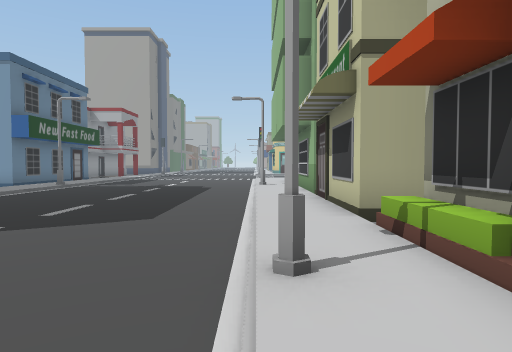
View 1 (above)

24 first-person views from a walk through a 3-D level made in the Unity game engine. The camera is 1.5 m above the floor, tilts 2° down and sees 75° across. The floor is counted in squares, 2 m on a side. Each view is taken from the middle of a square. On the plan, view 1 faces up. The plan holds only what a view shows up to about 11 squares ahead; the rest is blank. The place goes on beyond the plan. The player is left out. Some animated figures are left out.

View 2
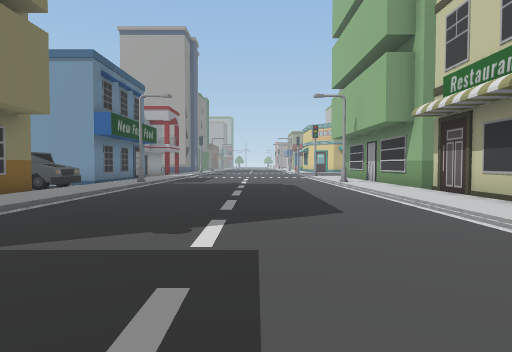

View 3
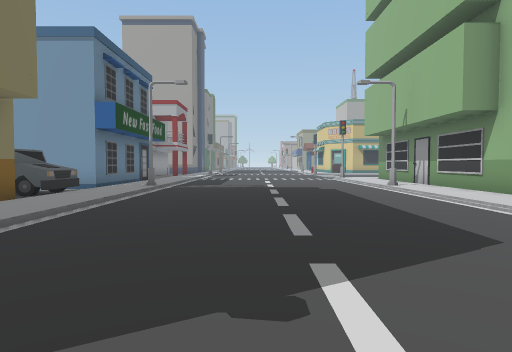

View 4
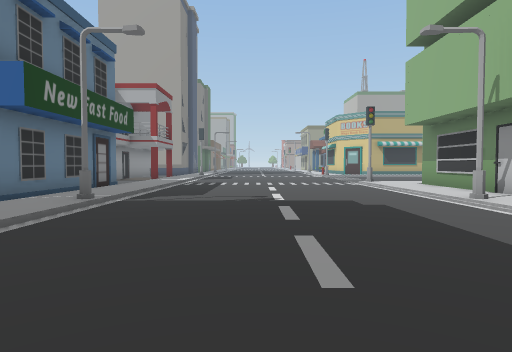

View 5
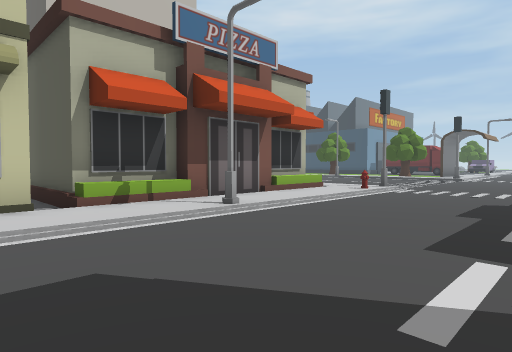

View 6
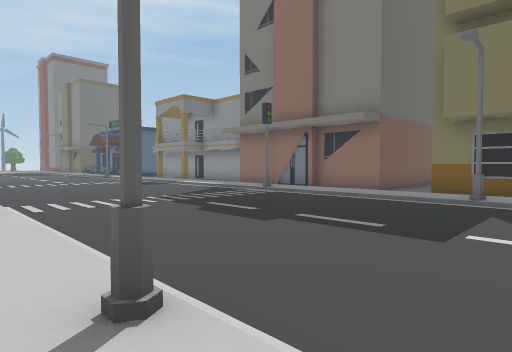

View 7
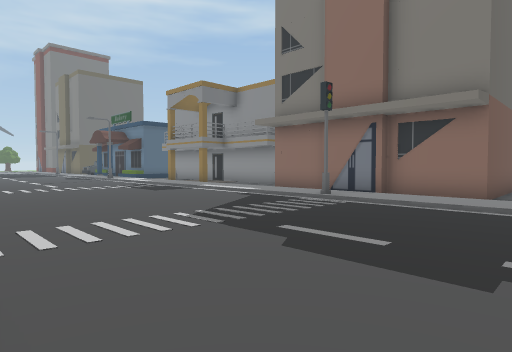

View 8
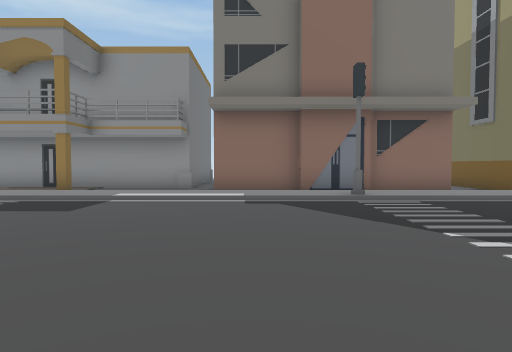

View 9
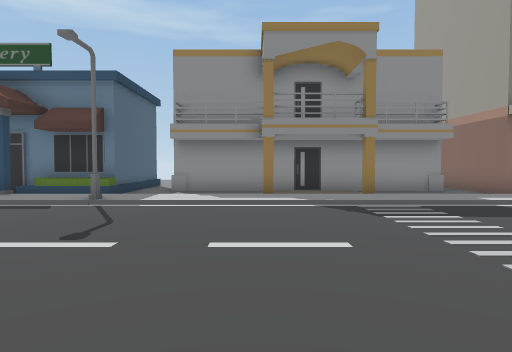

View 10
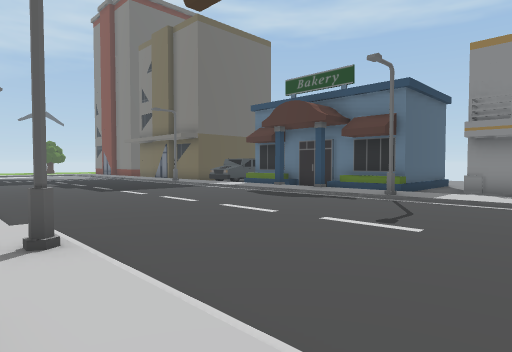

View 11
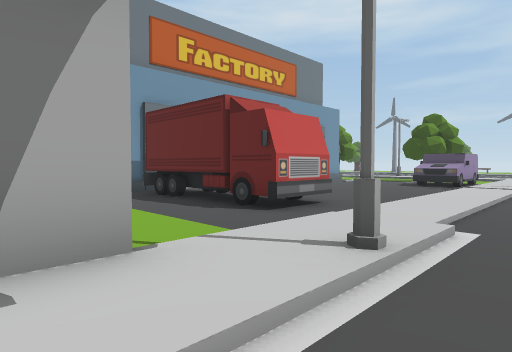

View 12
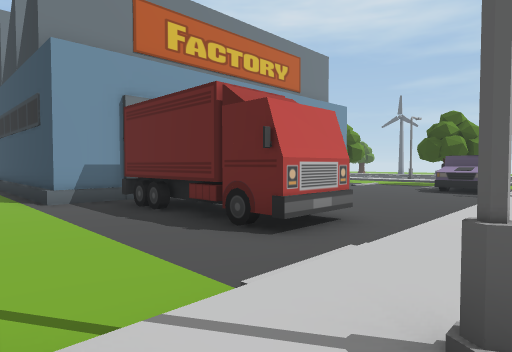

View 13
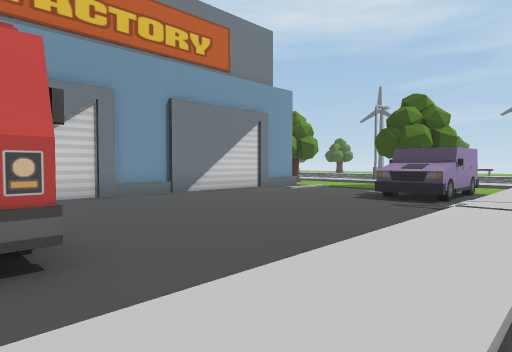

View 14
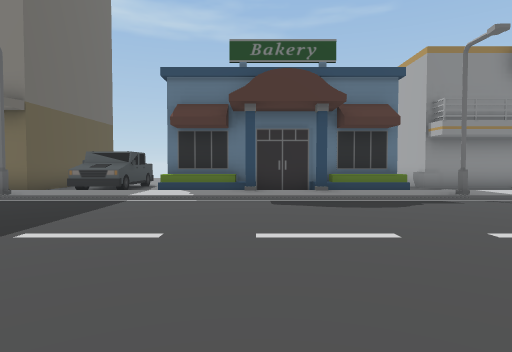

View 15
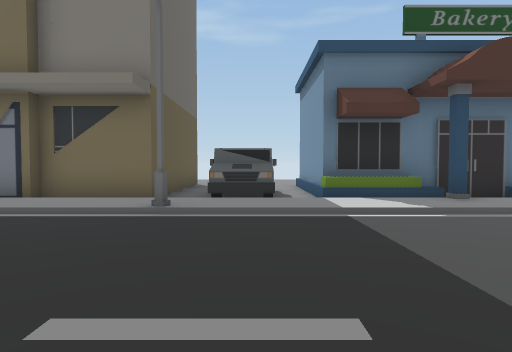

View 16
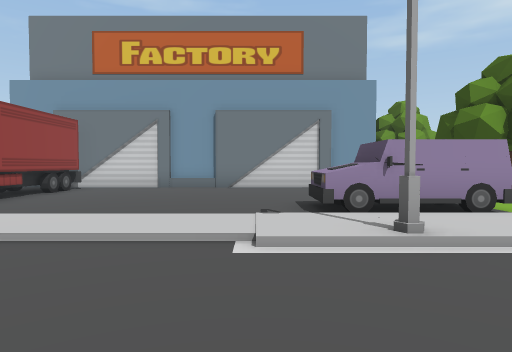

View 17
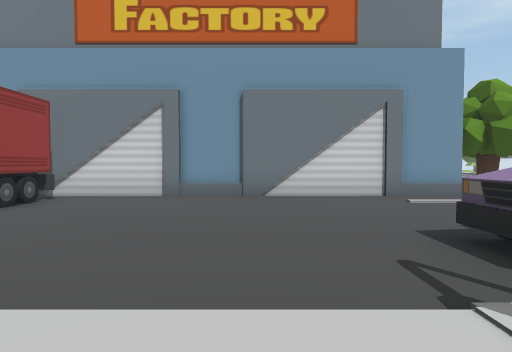

View 18
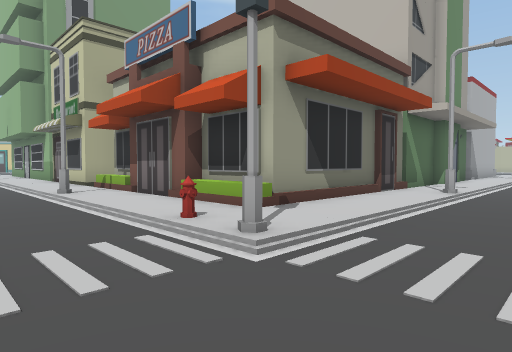

View 19
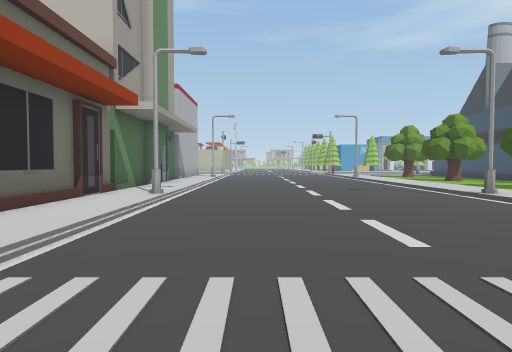

View 20
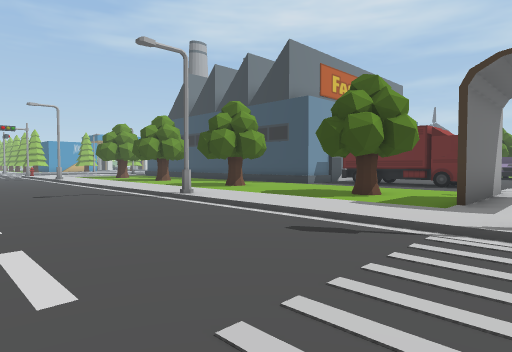

View 21
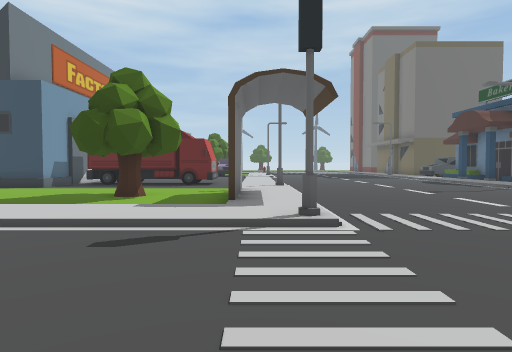

View 22
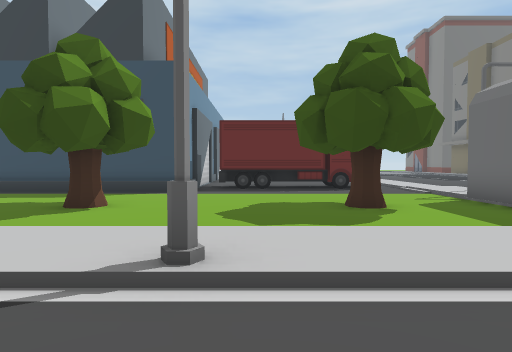

View 23
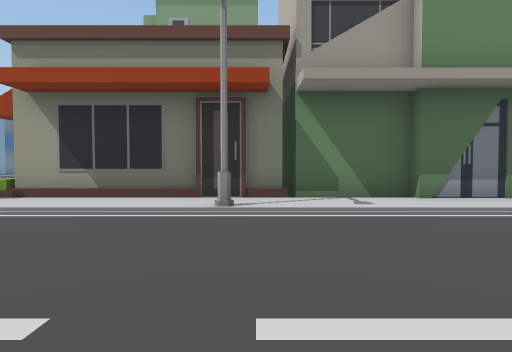

View 24
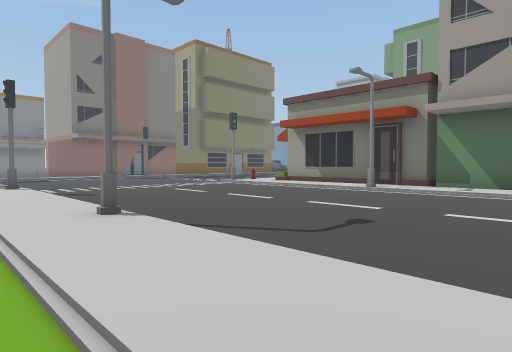

### Floor plan
Key: @ floor where view 1 was taken; # wall or solid block; . main floor; : floor 0.25 m higher than the main floor; / step, stairs or slope; B building; S streetlight; T truck; H hydrant; R tree; O other object.
Columns run from 13 left of view 1 to 11 right of it. Each row starts with its distance up from view 1.
 17     B:/....../:B
 16     B:/....../:B
 15     B:/....../:B
 14     B:/....../:B
 13     B:/....../:B
 12   BBB:S......S:B
 11    TT:/....../:B
 10    TT:/....../:B
  9     B:/....../:
  8     B:/....../:B
  7     B:/....../:B
  6      :/....../:B
  5       /....../:BB
  4        ....../:BBBB
  3     B:/....../:B     BB
  2     B:S......S:B     B
  1   BBB:/....../:B     B
  0   ...:/......@:B     B
 -1  BBBB:/....../:B     B
 -2     B:/......H:BBBBBBBBBB
 -3     B:/......::::::::::::
 -4     B:#......#/////SS////
 -5     B:/.................
 -6     B:/.................
 -7   BBB:/.................
 -8   #. :/.................
 -9   #. :/..................
-10   #. :/..................
-11   #.#:/......#/////SS////
-12   #..:/....../:::::::::::
-13   #..:/....../:..........
-14   #.#:/....../:O........
-15   #. :/....../:O.R....R..
-16   #. :/....../:O.........
-17   .. :S......S:..........
-18   BBB:S......S:......BBBB
-19    BB:/....../:.OOOOOBB B
-20    B //....../:.OOOOOBB B
-21    B :/....../:......BB
-22    B //....../:......BB
-23    BB:/....../:......BB
-24 BBBBB:/....../:......BB
-25 .....:/....../:......BB
-26   TTT:/....../:......BB
-27    TT:S......S:OO....BB
-28 BBBBB:S...  .S:OO:...BB
-29     B:/..    /:O :...BB

Where each view was taken, in squares from view 1:
view 1: 0 up, 0 right, facing up
view 2: 0 up, 3 left, facing up
view 3: 2 up, 4 left, facing up
view 4: 6 up, 4 left, facing up
view 5: 6 up, 4 left, facing down-right
view 6: 4 up, 1 right, facing down-left
view 7: 1 up, 0 right, facing down-left
view 8: 6 down, 0 right, facing left
view 9: 14 down, 0 right, facing left
view 10: 14 down, 1 right, facing down-left
view 11: 15 down, 1 left, facing down-right
view 12: 16 down, 0 right, facing down-right
view 13: 20 down, 0 right, facing down-right
view 14: 22 down, 0 right, facing left
view 15: 26 down, 2 left, facing left
view 16: 26 down, 3 left, facing right
view 17: 25 down, 0 right, facing right
view 18: 6 down, 2 left, facing up-right
view 19: 6 down, 1 left, facing right
view 20: 7 down, 0 right, facing down-right
view 21: 7 down, 1 right, facing down
view 22: 9 down, 6 right, facing down
view 23: 9 down, 7 right, facing up
view 24: 13 down, 11 right, facing up-left
